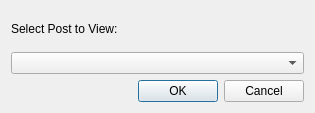
<?xml version="1.0" encoding="UTF-8"?>
<ui version="4.0">
 <class>Dialog</class>
 <widget class="QDialog" name="Dialog">
  <property name="geometry">
   <rect>
    <x>0</x>
    <y>0</y>
    <width>315</width>
    <height>113</height>
   </rect>
  </property>
  <property name="windowTitle">
   <string>Dialog</string>
  </property>
  <layout class="QVBoxLayout" name="verticalLayout_2">
   <item>
    <layout class="QVBoxLayout" name="verticalLayout">
     <item>
      <widget class="QLabel" name="label">
       <property name="text">
        <string>Select Post to View:</string>
       </property>
      </widget>
     </item>
     <item>
      <widget class="QComboBox" name="postCB"/>
     </item>
    </layout>
   </item>
   <item>
    <widget class="QDialogButtonBox" name="choiceBTN">
     <property name="orientation">
      <enum>Qt::Horizontal</enum>
     </property>
     <property name="standardButtons">
      <set>QDialogButtonBox::Cancel|QDialogButtonBox::Ok</set>
     </property>
    </widget>
   </item>
  </layout>
 </widget>
 <resources/>
 <connections>
  <connection>
   <sender>choiceBTN</sender>
   <signal>accepted()</signal>
   <receiver>Dialog</receiver>
   <slot>accept()</slot>
   <hints>
    <hint type="sourcelabel">
     <x>248</x>
     <y>254</y>
    </hint>
    <hint type="destinationlabel">
     <x>157</x>
     <y>274</y>
    </hint>
   </hints>
  </connection>
  <connection>
   <sender>choiceBTN</sender>
   <signal>rejected()</signal>
   <receiver>Dialog</receiver>
   <slot>reject()</slot>
   <hints>
    <hint type="sourcelabel">
     <x>316</x>
     <y>260</y>
    </hint>
    <hint type="destinationlabel">
     <x>286</x>
     <y>274</y>
    </hint>
   </hints>
  </connection>
 </connections>
</ui>
